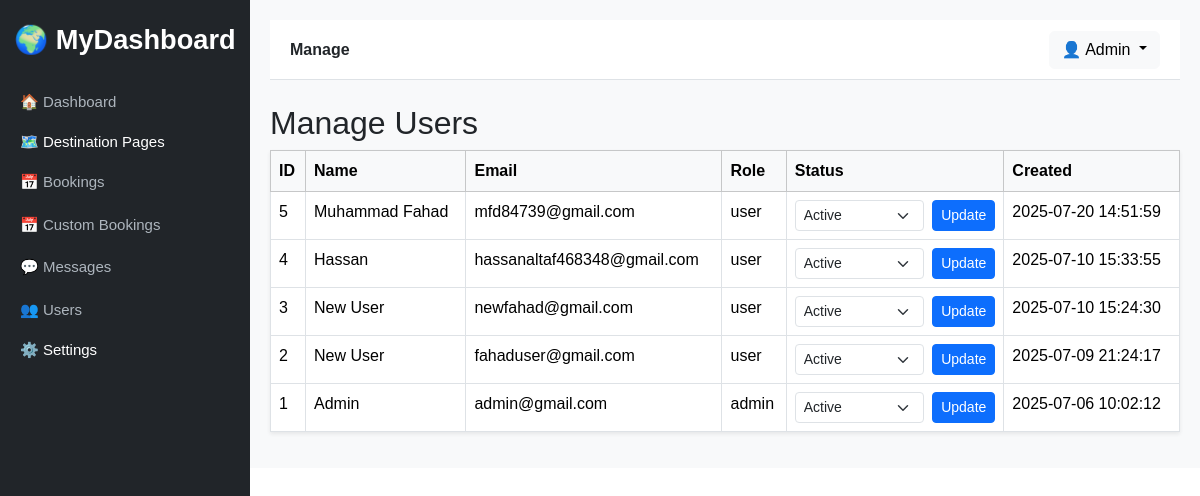
Screenshot of /admin/users/manage (signed in) with the database file from the repository.
### tables this page shows
CREATE TABLE IF NOT EXISTS `users` (
  `id` int NOT NULL AUTO_INCREMENT,
  `name` varchar(100) NOT NULL,
  `email` varchar(100) NOT NULL,
  `password` varchar(255) NOT NULL,
  `role` enum('admin','user') DEFAULT 'user',
  `created_at` timestamp NULL DEFAULT CURRENT_TIMESTAMP,
  `status` enum('active','suspended') DEFAULT 'active',
  PRIMARY KEY (`id`),
  UNIQUE KEY `email` (`email`)
);

### index.php (called while the page is built, shortened)
<?php
$request = strtok($_GET['page'] ?? 'home', '?');
$path = "pages/$request.php";
$layout = 'layouts/main.php';
if (preg_match('/^admin\//', $request)) {
    $layout = 'layouts/admin.php';
} elseif (preg_match('/^user\//', $request)) {
    require_once 'includes/auth_user.php';
    $layout = 'layouts/admin.php';
} elseif (in_array($request, ['login', 'register'])) {
    require_once $path;
    exit;
}
require_once $layout;

### pages/admin/users/manage.php (the view, shortened to what this page needs)
<?php
require_once 'config/db.php';
$result = $conn->query("SELECT id, name, email, role, status, created_at FROM users ORDER BY id DESC");
$users = $result->fetch_all(MYSQLI_ASSOC);
?>
<h2>Manage Users</h2>
<table class="table table-bordered table-hover bg-white shadow-sm">
    <thead class="table-light">
        <tr>
            <th>ID</th>
            <th>Name</th>
            <th>Email</th>
            <th>Role</th>
            <th>Status</th>
            <th>Created</th>
        </tr>
    </thead>
    <tbody>
        <?php foreach ($users as $user): ?>
            <tr>
                <td><?= $user['id'] ?></td>
                <td><?= htmlspecialchars($user['name']) ?></td>
                <td><?= htmlspecialchars($user['email']) ?></td>
                <td><?= $user['role'] ?></td>
                <td>
                    <form method="post" class="d-flex align-items-center">
                        <select name="status" class="form-select form-select-sm me-2">
                            <option value="active" <?= $user['status'] === 'active' ? 'selected' : '' ?>>Active</option>
                        </select>
                        <button class="btn btn-sm btn-primary">Update</button>
                    </form>
                </td>
                <td><?= $user['created_at'] ?></td>
            </tr>
        <?php endforeach; ?>
    </tbody>
</table>

### layouts/admin.php (style rules this page uses)
body { font-family: 'Poppins', sans-serif; }

### rows the page displays
users: id "5", name "Muhammad Fahad", email "mfd84739@gmail.com", role "user", status "Active", created_at "2025-07-20 14:51:59"
users: id "4", name "Hassan", email "hassanaltaf468348@gmail.com", role "user", status "Active", created_at "2025-07-10 15:33:55"
users: id "3", name "New User", email "newfahad@gmail.com", role "user", status "Active", created_at "2025-07-10 15:24:30"
users: id "2", name "New User", email "fahaduser@gmail.com", role "user", status "Active", created_at "2025-07-09 21:24:17"
users: id "1", name "Admin", email "admin@gmail.com", role "admin", status "Active", created_at "2025-07-06 10:02:12"

### other values shown
$pageTitle "Manage"
$_SESSION['user']['name'] "Admin"
